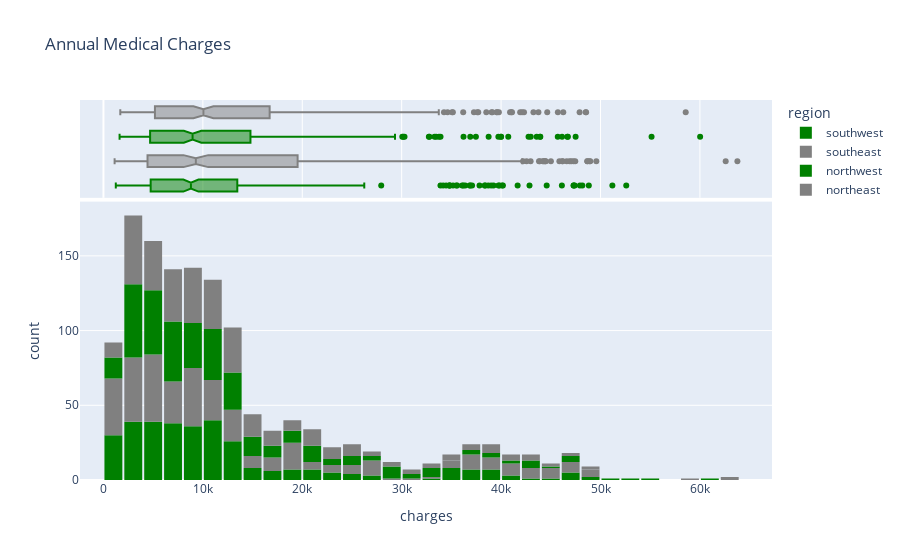

Write notebook code for a chart like this one.
### Markdown cell above
There is a no significant difference in medical expenses between males and females. The median for both is almost same around \\$9400

### Code cell
fig = px.histogram(df, 
                   x='charges', 
                   marginal='box', 
                   color='region', 
                   color_discrete_sequence=['green','grey'], 
                   title='Annual Medical Charges')
fig.update_layout(bargap=0.1)
fig.show()

### Figure 1 — Plotly figure (JSON) as saved in the notebook; plotly's stock layout.template omitted (floating-point values rounded to 4 significant figures; data arrays with more than 128 entries replaced by an {"elided": "..."} marker saying what was removed)
{"data": [{"alignmentgroup": "True", "bingroup": "x", "hovertemplate": "region=southwest<br>charges=%{x}<br>count=%{y}<extra></extra>", "legendgroup": "southwest", "marker": {"color": "green", "pattern": {"shape": ""}}, "name": "southwest", "offsetgroup": "southwest", "orientation": "v", "showlegend": true, "type": "histogram", "x": {"elided": "325 float values"}, "xaxis": "x", "yaxis": "y"}, {"alignmentgroup": "True", "hovertemplate": "region=southwest<br>charges=%{x}<extra></extra>", "legendgroup": "southwest", "marker": {"color": "green"}, "name": "southwest", "notched": true, "offsetgroup": "southwest", "showlegend": false, "type": "box", "x": {"elided": "325 float values"}, "xaxis": "x2", "yaxis": "y2"}, {"alignmentgroup": "True", "bingroup": "x", "hovertemplate": "region=southeast<br>charges=%{x}<br>count=%{y}<extra></extra>", "legendgroup": "southeast", "marker": {"color": "grey", "pattern": {"shape": ""}}, "name": "southeast", "offsetgroup": "southeast", "orientation": "v", "showlegend": true, "type": "histogram", "x": {"elided": "364 float values"}, "xaxis": "x", "yaxis": "y"}, {"alignmentgroup": "True", "hovertemplate": "region=southeast<br>charges=%{x}<extra></extra>", "legendgroup": "southeast", "marker": {"color": "grey"}, "name": "southeast", "notched": true, "offsetgroup": "southeast", "showlegend": false, "type": "box", "x": {"elided": "364 float values"}, "xaxis": "x2", "yaxis": "y2"}, {"alignmentgroup": "True", "bingroup": "x", "hovertemplate": "region=northwest<br>charges=%{x}<br>count=%{y}<extra></extra>", "legendgroup": "northwest", "marker": {"color": "green", "pattern": {"shape": ""}}, "name": "northwest", "offsetgroup": "northwest", "orientation": "v", "showlegend": true, "type": "histogram", "x": {"elided": "325 float values"}, "xaxis": "x", "yaxis": "y"}, {"alignmentgroup": "True", "hovertemplate": "region=northwest<br>charges=%{x}<extra></extra>", "legendgroup": "northwest", "marker": {"color": "green"}, "name": "northwest", "notched": true, "offsetgroup": "northwest", "showlegend": false, "type": "box", "x": {"elided": "325 float values"}, "xaxis": "x2", "yaxis": "y2"}, {"alignmentgroup": "True", "bingroup": "x", "hovertemplate": "region=northeast<br>charges=%{x}<br>count=%{y}<extra></extra>", "legendgroup": "northeast", "marker": {"color": "grey", "pattern": {"shape": ""}}, "name": "northeast", "offsetgroup": "northeast", "orientation": "v", "showlegend": true, "type": "histogram", "x": {"elided": "324 float values"}, "xaxis": "x", "yaxis": "y"}, {"alignmentgroup": "True", "hovertemplate": "region=northeast<br>charges=%{x}<extra></extra>", "legendgroup": "northeast", "marker": {"color": "grey"}, "name": "northeast", "notched": true, "offsetgroup": "northeast", "showlegend": false, "type": "box", "x": {"elided": "324 float values"}, "xaxis": "x2", "yaxis": "y2"}], "layout": {"bargap": 0.1, "barmode": "relative", "legend": {"title": {"text": "region"}, "tracegroupgap": 0}, "title": {"text": "Annual Medical Charges"}, "xaxis": {"anchor": "y", "domain": [0, 1], "title": {"text": "charges"}}, "xaxis2": {"anchor": "y2", "domain": [0, 1], "matches": "x", "showgrid": true, "showticklabels": false}, "yaxis": {"anchor": "x", "domain": [0, 0.7326], "title": {"text": "count"}}, "yaxis2": {"anchor": "x2", "domain": [0.7426, 1], "matches": "y2", "showgrid": false, "showline": false, "showticklabels": false, "ticks": ""}}}
